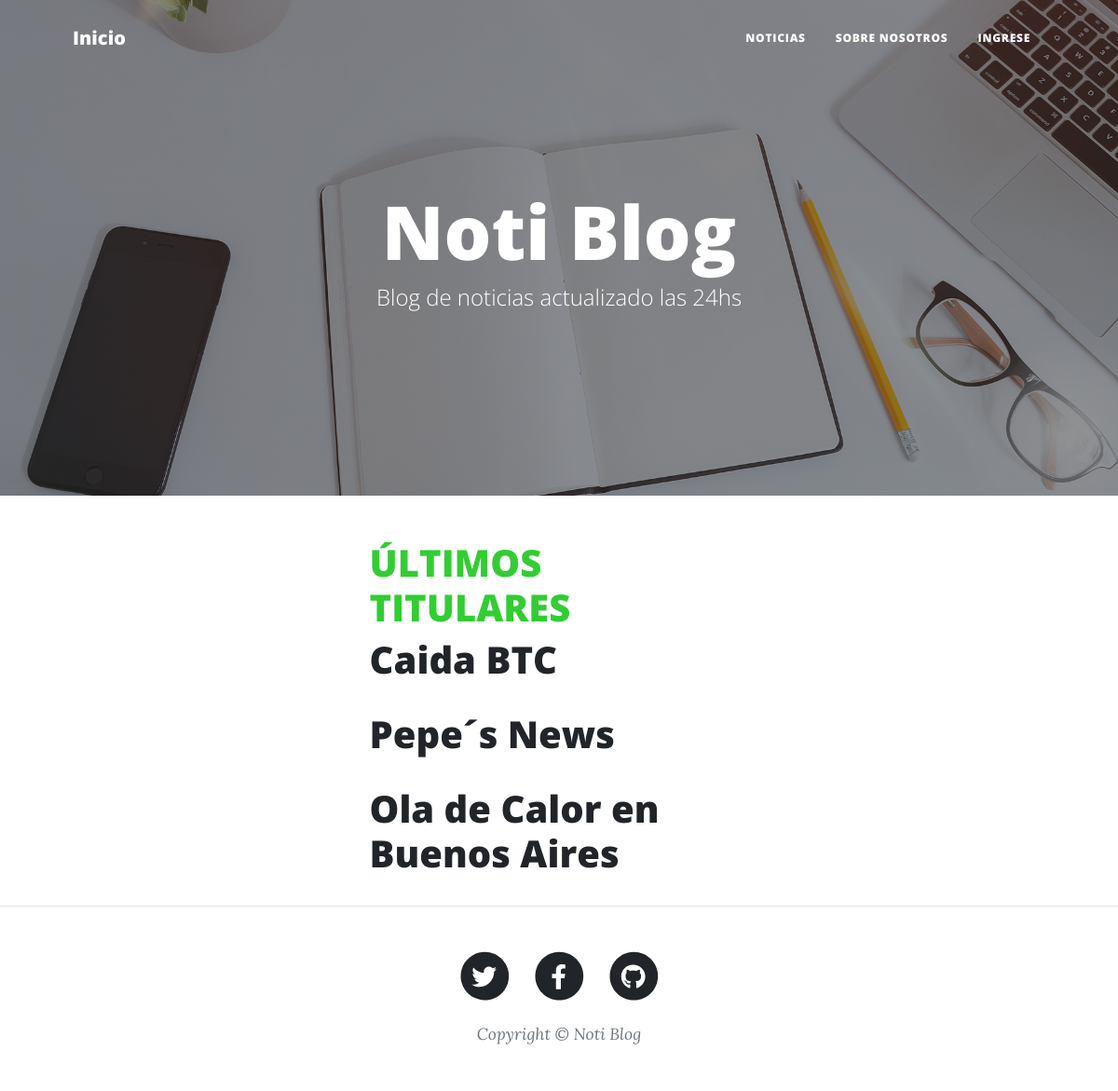
Before: /PlayApp/ with the older database file.
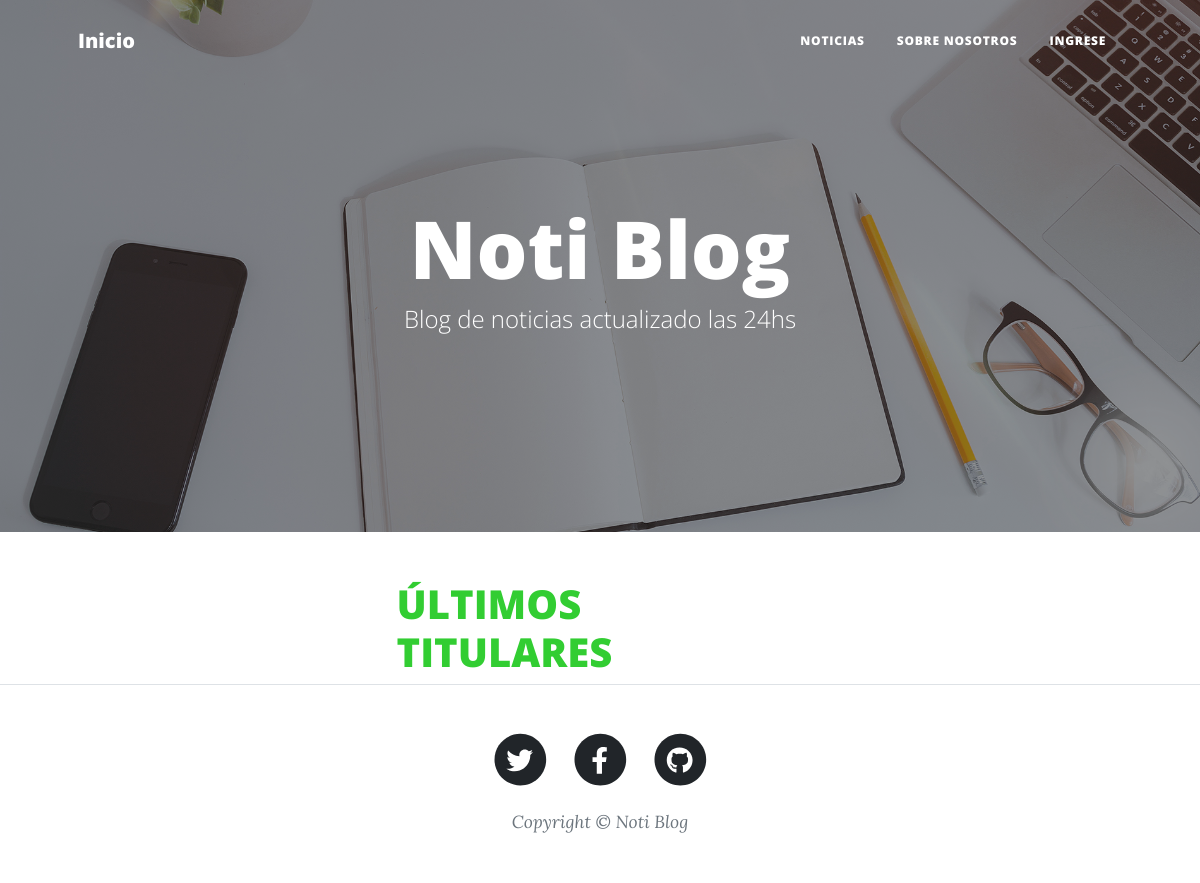
After: the same page with the newer database file.
### PlayApp/models.py (models this page shows, shortened)
class Publicacion(models.Model):
    titulo = models.CharField(max_length=50)
    autor = models.ForeignKey(Usuario, default=None, on_delete=models.CASCADE)
    subtitulo = models.CharField(max_length=100)
    noticia = models.TextField(max_length=5000)
    fecha = models.DateTimeField(auto_now=True, auto_now_add=False, max_length=12)
    id_autor = models.CharField(max_length=6)

### PlayApp/views.py (the view)
# urls.py: path("", views.inicio, name = "Inicio"),
def inicio(request):
    publis = Publicacion.objects.all().order_by('-fecha') [0:3]
    return render(request, "PlayApp/T02-inicio.html", {"publis": publis})

### PlayApp/Templates/PlayApp/T02-inicio.html (shortened to what this page needs)
{% extends "PlayApp/T01-view.html" %}
{% load static %}
{% block ContenidoTemplate %}
        <div class="container px-4 px-lg-5">
            <div class="row gx-4 gx-lg-5 justify-content-center">
                <div class="col-md-5 col-lg-5 col-xl-5">
                    <h1 style="color:limegreen">ÚLTIMOS TITULARES</h1>
                        {% for object in publis %}
                            <div class="post-preview">
                                <h1 class="post-title"><a href="{% url 'Detalle Publicaciones' object.id %}">{{object.titulo}}</a></h1>
                            </div>
                        {% endfor %}
                </div>
            </div>
        </div>
{% endblock %}

### PlayApp/Templates/PlayApp/T01-view.html (shortened to what this page needs)
<!DOCTYPE html>
<html lang="es">
    <head>
        {% load static %}
        <link href="{% static 'PlayApp/css/styles.css' %}" rel="stylesheet" />
    </head>
    <body>
        <nav class="navbar navbar-expand-lg navbar-light" id="mainNav">
            <div class="container px-4 px-lg-5">
                <a class="navbar-brand" href="{% url 'Inicio' %}">Inicio</a>
                <div class="collapse navbar-collapse" id="navbarResponsive">
                    <ul class="navbar-nav ms-auto py-4 py-lg-0">
                        <li class="nav-item"><a class="nav-link px-lg-3 py-3 py-lg-4" href="{% url 'Publicaciones' %}">Noticias</a></li>
                        <li class="nav-item"><a class="nav-link px-lg-3 py-3 py-lg-4" href="{% url 'Sobre Nosotros' %}">Sobre Nosotros</a></li>
                        {% if request.user.is_authenticated %}
                            <li class="nav-item"><a class="nav-link px-lg-3 py-3 py-lg-4" href="{% url 'Usuario Update' %}">Modificar Datos</a></li>
                            <li class="nav-item"><a class="nav-link px-lg-3 py-3 py-lg-4" href="{% url 'Usuario Logout' %}">Cerrar sesión ({{request.user.username}})</a></li>
                        {% else %}
                            <li class="nav-item"><a class="nav-link px-lg-3 py-3 py-lg-4" href="{% url 'Usuario' %}">Ingrese</a></li>
                        {% endif %}
                    </ul>
                </div>
            </div>
        </nav>
        <header class="masthead" style="background-image: url('/static/PlayApp/assets/img/home-bg.jpg' )">
            <div class="container position-relative px-4 px-lg-5">
                <div class="row gx-4 gx-lg-5 justify-content-center">
                    <div class="col-md-10 col-lg-8 col-xl-7">
                        <div class="site-heading">
                            <h1>Noti Blog</h1>
                            <span class="subheading">Blog de noticias actualizado las 24hs</span>
                        </div>
                    </div>
                </div>
            </div>
        </header>
       {% block ContenidoTemplate %}
       {% endblock %}
        <footer class="border-top">
            <div class="container px-4 px-lg-5">
                <div class="row gx-4 gx-lg-5 justify-content-center">
                    <div class="col-md-10 col-lg-8 col-xl-7">
                        <ul class="list-inline text-center">
                            <li class="list-inline-item">
                                <a href="#!">
                                    <span class="fa-stack fa-lg">
                                        <i class="fas fa-circle fa-stack-2x"></i>
                                        <i class="fab fa-twitter fa-stack-1x fa-inverse"></i>
                                    </span>
                                </a>
                            </li>
                            <li class="list-inline-item">
                                <a href="#!">
                                    <span class="fa-stack fa-lg">
                                        <i class="fas fa-circle fa-stack-2x"></i>
                                        <i class="fab fa-facebook-f fa-stack-1x fa-inverse"></i>
                                    </span>
                                </a>
                            </li>
                            <li class="list-inline-item">
                                <a href="#!">
                                    <span class="fa-stack fa-lg">
                                        <i class="fas fa-circle fa-stack-2x"></i>
                                        <i class="fab fa-github fa-stack-1x fa-inverse"></i>
                                    </span>
                                </a>
                            </li>
                        </ul>
                        <div class="small text-center text-muted fst-italic">Copyright &copy; Noti Blog</div>
                    </div>
                </div>
            </div>
        </footer>
    </body>
</html>

Changed rows visible on the page:
removed Publicacion: titulo "Caida BTC"
removed Publicacion: titulo "Pepe´s News"
removed Publicacion: titulo "Ola de Calor en Buenos Aires"
